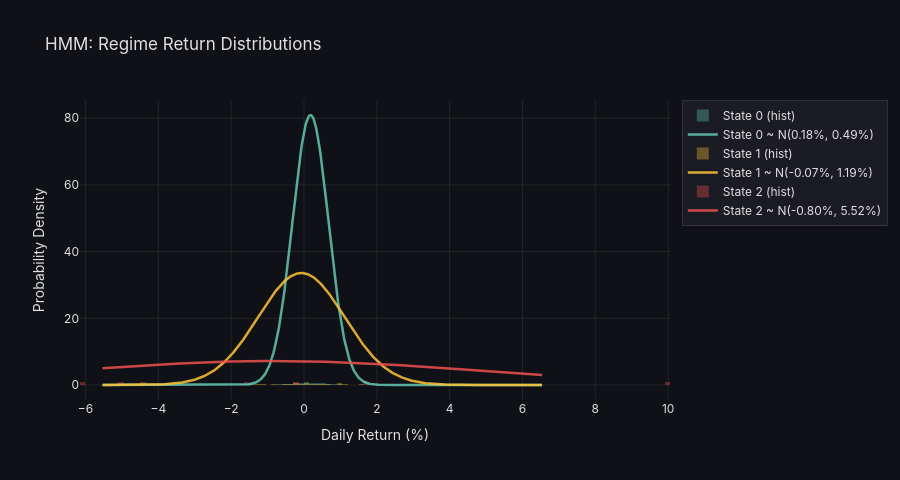

Here is the notebook cell this chart was saved with:
### Code cell
fig = plot_regime_distributions(df_train, "HMM_State",
                                 title="HMM: Regime Return Distributions")
fig.show()

### Figure 1 — Plotly figure (JSON) as saved in the notebook; plotly's stock layout.template omitted (floating-point values rounded to 4 significant figures; data arrays with more than 128 entries replaced by an {"elided": "..."} marker saying what was removed)
{"data": [{"histnorm": "probability density", "hovertemplate": "State 0<br>Return: %{x:.2f}%<br>Density: %{y:.2f}<extra></extra>", "marker": {"color": "rgba(99,  200, 180, 0.35)"}, "name": "State 0 (hist)", "showlegend": true, "type": "histogram", "x": {"elided": "321 float values"}, "xbins": {"size": 0.15}}, {"line": {"color": "rgba(99,  200, 180, 0.85)", "width": 2.5}, "mode": "lines", "name": "State 0 ~ N(0.18%, 0.49%)", "type": "scatter", "x": {"elided": "800 float values"}, "y": {"elided": "800 float values"}}, {"histnorm": "probability density", "hovertemplate": "State 1<br>Return: %{x:.2f}%<br>Density: %{y:.2f}<extra></extra>", "marker": {"color": "rgba(255, 195,  55, 0.35)"}, "name": "State 1 (hist)", "showlegend": true, "type": "histogram", "x": {"elided": "185 float values"}, "xbins": {"size": 0.15}}, {"line": {"color": "rgba(255, 195,  55, 0.85)", "width": 2.5}, "mode": "lines", "name": "State 1 ~ N(-0.07%, 1.19%)", "type": "scatter", "x": {"elided": "800 float values"}, "y": {"elided": "800 float values"}}, {"histnorm": "probability density", "hovertemplate": "State 2<br>Return: %{x:.2f}%<br>Density: %{y:.2f}<extra></extra>", "marker": {"color": "rgba(240,  80,  80, 0.35)"}, "name": "State 2 (hist)", "showlegend": true, "type": "histogram", "x": [-5.054, -6.033, -0.1783, -1.579, 9.986, -4.481, 1.769], "xbins": {"size": 0.15}}, {"line": {"color": "rgba(240,  80,  80, 0.85)", "width": 2.5}, "mode": "lines", "name": "State 2 ~ N(-0.80%, 5.52%)", "type": "scatter", "x": {"elided": "800 float values"}, "y": {"elided": "800 float values"}}], "layout": {"barmode": "overlay", "font": {"color": "#e0e0e0", "family": "Inter, Arial, sans-serif"}, "height": 480, "legend": {"bgcolor": "rgba(30,30,40,0.8)", "bordercolor": "rgba(80,80,80,0.5)", "borderwidth": 1}, "paper_bgcolor": "rgba(15,17,22,1)", "plot_bgcolor": "rgba(15,17,22,1)", "title": {"text": "HMM: Regime Return Distributions"}, "xaxis": {"gridcolor": "rgba(80,80,80,0.3)", "showgrid": true, "title": {"text": "Daily Return (%)"}, "zeroline": false}, "yaxis": {"gridcolor": "rgba(80,80,80,0.3)", "showgrid": true, "title": {"text": "Probability Density"}, "zeroline": false}}}
